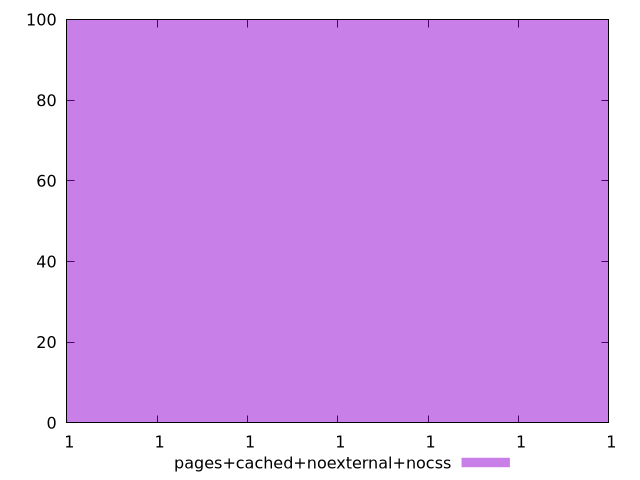

Write gnuplot code to recreate this figure.
$_pagesCachedNoexternalNocss <<EOF
0.9999999641342968 100
EOF
set key outside below
set terminal pngcairo
set output "report_00006_2020-11-02T20-21-41.718Z/max-potential-fid/pages+cached+noexternal+nocss//hist.png"
set yrange [0:100]
set boxwidth 1.383379926633412e-15
set style fill transparent solid 0.5 noborder
plot $_pagesCachedNoexternalNocss title "pages+cached+noexternal+nocss" with boxes ,
